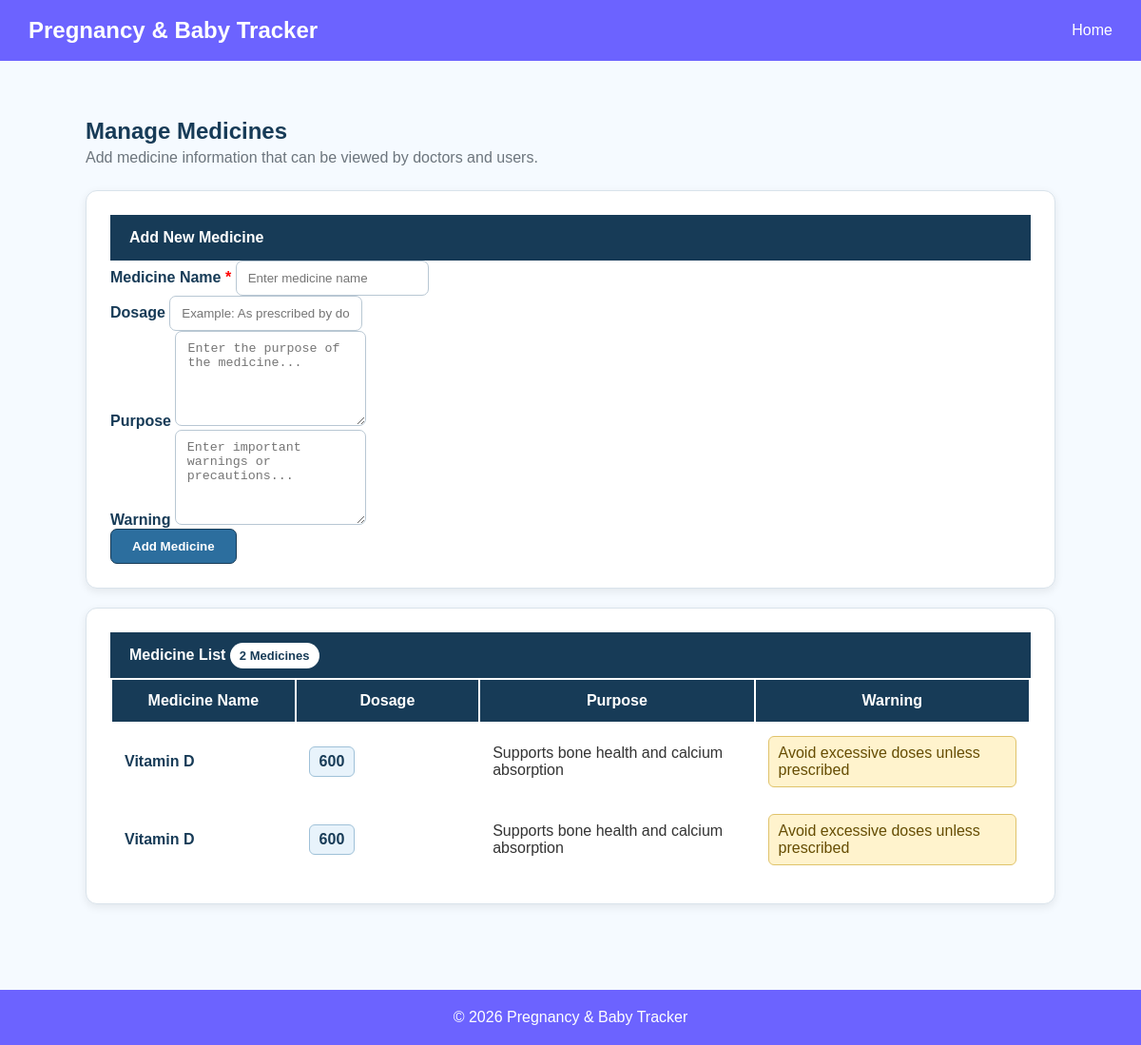
/Administrator/ManageMedicines/, run on the app's committed database.
### Administrator/models.py (models this page shows, shortened)
class tbl_Medicine(models.Model):
    name = models.CharField(max_length=150)
    dosage = models.CharField(max_length=100, blank=True)
    purpose = models.TextField(blank=True)
    warning = models.TextField(blank=True)
    class Meta:
        db_table = 'tbl_Medicine'

### Administrator/views.py (the view, shortened to what this page needs)
def ManageMedicines(request):
    medicines = tbl_Medicine.objects.all().order_by("id")
    return render(
        request,
        "Administrator/ManageMedicines.html",
        {"medicines": medicines}
    )

### Administrator/Templates/Administrator/ManageMedicines.html (shortened to what this page needs)
{% extends 'base.html' %}
{% block content %}
<div class="main-container">
<div class="mb-4">
    <h2 class="page-title">
        Manage Medicines
    </h2>
    <p class="page-subtitle">
        Add medicine information that can be viewed by doctors and users.
    </p>
</div>
<div class="card shadow-sm mb-4">
    <div class="card-header">
        Add New Medicine
    </div>
    <div class="card-body p-4">
        <form method="POST">
            <div class="row">
                <div class="col-md-6 mb-3">
                    <label class="form-label">
                        Medicine Name
                        <span class="required">*</span>
                    </label>
                    <input
                        type="text"
                        name="name"
                        class="form-control"
                        placeholder="Enter medicine name"
                        maxlength="200"
                        required
                    >
                </div>
                <div class="col-md-6 mb-3">
                    <label class="form-label">
                        Dosage
                    </label>
                    <input
                        type="text"
                        name="dosage"
                        class="form-control"
                        placeholder="Example: As prescribed by doctor"
                    >
                </div>
            </div>
            <div class="mb-3">
                <label class="form-label">
                    Purpose
                </label>
                <textarea
                    name="purpose"
                    class="form-control"
                    placeholder="Enter the purpose of the medicine..."
                ></textarea>
            </div>
            <div class="mb-3">
                <label class="form-label">
                    Warning
                </label>
                <textarea
                    name="warning"
                    class="form-control"
                    placeholder="Enter important warnings or precautions..."
                ></textarea>
            </div>
            <button
                type="submit"
                class="btn btn-add"
            >
                Add Medicine
            </button>
        </form>
    </div>
</div>
<div class="card shadow-sm">
    <div class="card-header d-flex justify-content-between align-items-center">
        <span>
            Medicine List
        </span>
        <span class="count-badge">
            {{ medicines|length }} Medicines
        </span>
    </div>
    <div class="card-body p-0">
        <div class="table-responsive">
            <table class="table table-bordered table-hover">
                <thead>
                    <tr>
                        <th style="width: 20%;">
                            Medicine Name
                        </th>
                        <th style="width: 20%;">
                            Dosage
                        </th>
                        <th style="width: 30%;">
                            Purpose
                        </th>
                        <th style="width: 30%;">
                            Warning
                        </th>
                    </tr>
                </thead>
                <tbody>
                    {% for medicine in medicines %}
                    <tr>
                        <td>
                            <span class="medicine-name">
                                {{ medicine.name }}
                            </span>
                        </td>
                        <td>
                            {% if medicine.dosage %}
                                <span class="dosage-badge">
                                    {{ medicine.dosage }}
                                </span>
                            {% else %}
                                <span class="text-muted">
                                    Not specified
                                </span>
                            {% endif %}
                        </td>
                        <td>
                            {% if medicine.purpose %}
                                {{ medicine.purpose }}
                            {% else %}
                                <span class="text-muted">
                                    No purpose added
                                </span>
                            {% endif %}
                        </td>
                        <td>
                            {% if medicine.warning %}
                                <div class="warning-box">
                                    {{ medicine.warning }}
                                </div>
                            {% else %}
                                <span class="text-muted">
                                    No warning added
                                </span>
                            {% endif %}
                        </td>
                    </tr>
                    {% endfor %}
                </tbody>
            </table>
        </div>
    </div>
</div>
</div>
{% endblock %}

### Templates/Base.html (style rules this page uses)
* { margin: 0; padding: 0; box-sizing: border-box; }
body { font-family: Arial, sans-serif; background: #f5f6fa; color: #333; }
.card { background: white; padding: 25px; border-radius: 12px; box-shadow: 0 3px 10px rgba(0, 0, 0, 0.08); margin-bottom: 20px; }
h1, h2, h3 { margin-bottom: 15px; }
button { background: #6c63ff; color: white; border: none; padding: 10px 20px; border-radius: 6px; cursor: pointer; }

### Administrator/Templates/Administrator/ManageMedicines.html (style rules this page uses)
body { background-color: #f5faff; font-family: Arial, sans-serif; }
.main-container { padding: 30px; }
.page-title { color: #173b57; font-weight: 700; margin-bottom: 5px; }
.page-subtitle { color: #6c757d; margin-bottom: 25px; }
.card { border: 1px solid #d9e3eb; border-radius: 12px; overflow: hidden; }
.card-header { background-color: #173b57; color: white; font-weight: 600; padding: 15px 20px; }
.form-label { font-weight: 600; color: #173b57; }
.form-control { border: 1px solid #b8c7d3; border-radius: 7px; padding: 10px 12px; }
.btn-add { background-color: #2c6e9e; color: white; border: 1px solid #173b57; padding: 10px 22px; font-weight: 600; border-radius: 7px; }
.table { margin-bottom: 0; vertical-align: middle; }
.table thead { background-color: #173b57; color: white; }
.table thead th { padding: 13px; white-space: nowrap; }
.table tbody td { padding: 13px; }
.medicine-name { color: #173b57; font-weight: 700; }
.dosage-badge { display: inline-block; background-color: #e8f3fb; color: #173b57; border: 1px solid #9fc1d8; padding: 6px 10px; border-radius: 6px; font-weight: 600; }
.warning-box { background-color: #fff3cd; border: 1px solid #e0c36b; border-radius: 6px; padding: 8px 10px; color: #664d03; }
textarea { resize: vertical; min-height: 100px; }
.required { color: red; }
.count-badge { background-color: white; color: #173b57; padding: 6px 10px; border-radius: 20px; font-size: 13px; }

### data on the page
tbl_Medicine: name "Vitamin D", dosage "600", purpose "Supports bone health and calcium absorption", warning "Avoid excessive doses unless prescribed"
tbl_Medicine: name "Vitamin D", dosage "600", purpose "Supports bone health and calcium absorption", warning "Avoid excessive doses unless prescribed"

### other printed values
{{ medicines|length }} "2"
